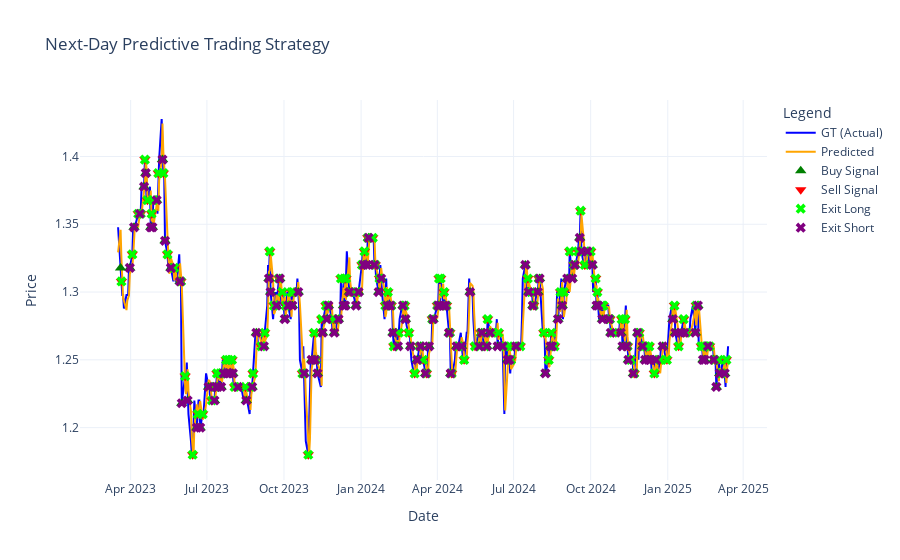

This figure's notebook cell:
### Code cell
# Extract series
dates = test_df.index
gt = test_df['GT']
predict = test_df['Predict']

# Separate long/short entries & exits from the trade log
entry_long = trade_log_df[trade_log_df['Action'].str.contains("Open Long")]
entry_short = trade_log_df[trade_log_df['Action'].str.contains("Open Short")]
exit_long = trade_log_df[trade_log_df['Action'].str.contains("Close Long")]
exit_short = trade_log_df[trade_log_df['Action'].str.contains("Close Short")]

# Create the interactive plot
fig = go.Figure()

# Ground truth price line
fig.add_trace(go.Scatter(x=dates, y=gt, mode='lines', name='GT (Actual)', line=dict(color='blue')))

# Predicted price line
fig.add_trace(go.Scatter(x=dates, y=predict, mode='lines', name='Predicted', line=dict(color='orange')))

# Entry Long signals
fig.add_trace(go.Scatter(
    x=entry_long['Date'], y=entry_long['Price'],
    mode='markers',
    name='Buy Signal',
    marker=dict(symbol='triangle-up', size=10, color='green')
))

# Entry Short signals
fig.add_trace(go.Scatter(
    x=entry_short['Date'], y=entry_short['Price'],
    mode='markers',
    name='Sell Signal',
    marker=dict(symbol='triangle-down', size=10, color='red')
))

# Exit Long signals
fig.add_trace(go.Scatter(
    x=exit_long['Date'], y=exit_long['Price'],
    mode='markers',
    name='Exit Long',
    marker=dict(symbol='x', size=9, color='lime')
))

# Exit Short signals
fig.add_trace(go.Scatter(
    x=exit_short['Date'], y=exit_short['Price'],
    mode='markers',
    name='Exit Short',
    marker=dict(symbol='x', size=9, color='purple')
))

# Layout settings
fig.update_layout(
    title='Next-Day Predictive Trading Strategy',
    xaxis_title='Date',
    yaxis_title='Price',
    legend_title='Legend',
    template='plotly_white',
    hovermode='closest'
)

fig.show()

### Figure 1 — Plotly figure (JSON) as saved in the notebook; plotly's stock layout.template omitted (floating-point values rounded to 4 significant figures; data arrays with more than 128 entries replaced by an {"elided": "..."} marker saying what was removed)
{"data": [{"line": {"color": "blue"}, "mode": "lines", "name": "GT (Actual)", "type": "scatter", "x": {"elided": "500 str values"}, "y": {"elided": "500 float values"}}, {"line": {"color": "orange"}, "mode": "lines", "name": "Predicted", "type": "scatter", "x": {"elided": "500 str values"}, "y": {"elided": "500 float values"}}, {"marker": {"color": "green", "size": 10, "symbol": "triangle-up"}, "mode": "markers", "name": "Buy Signal", "type": "scatter", "x": {"elided": "136 str values"}, "y": {"elided": "136 float values"}}, {"marker": {"color": "red", "size": 10, "symbol": "triangle-down"}, "mode": "markers", "name": "Sell Signal", "type": "scatter", "x": {"elided": "136 str values"}, "y": {"elided": "136 float values"}}, {"marker": {"color": "lime", "size": 9, "symbol": "x"}, "mode": "markers", "name": "Exit Long", "type": "scatter", "x": {"elided": "136 str values"}, "y": {"elided": "136 float values"}}, {"marker": {"color": "purple", "size": 9, "symbol": "x"}, "mode": "markers", "name": "Exit Short", "type": "scatter", "x": {"elided": "135 str values"}, "y": {"elided": "135 float values"}}], "layout": {"hovermode": "closest", "legend": {"title": {"text": "Legend"}}, "title": {"text": "Next-Day Predictive Trading Strategy"}, "xaxis": {"title": {"text": "Date"}}, "yaxis": {"title": {"text": "Price"}}}}
